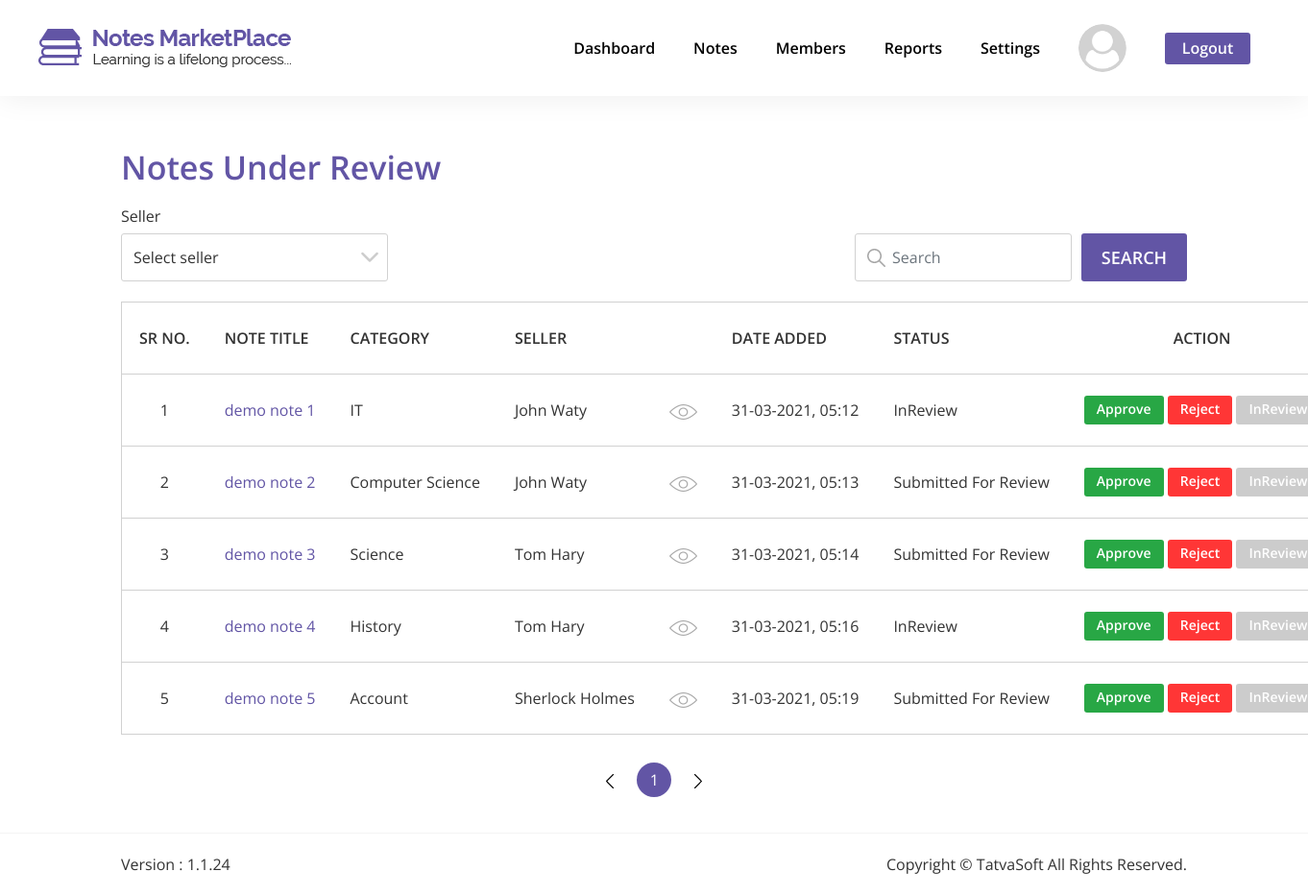
The app's page /Admin/html/notes-under-review.php (signed in) with its own data.
### tables this page shows
CREATE TABLE `system_configuration` (
  `SysConfigID` int(11) NOT NULL,
  `Key` varchar(100) NOT NULL,
  `Value` mediumtext NOT NULL,
  `CreatedDate` datetime DEFAULT current_timestamp(),
  `CreatedBy` int(11) DEFAULT NULL,
  `ModifiedDate` datetime DEFAULT NULL ON UPDATE current_timestamp(),
  `ModifiedBy` int(11) DEFAULT NULL,
  `IsActive` bit(1) NOT NULL DEFAULT b'1'
);

CREATE TABLE `seller_notes` (
  `NoteID` int(11) NOT NULL,
  `SellerID` int(11) NOT NULL,
  `Status` int(11) NOT NULL,
  `ActionedBy` int(11) DEFAULT NULL,
  `AdminRemarks` mediumtext DEFAULT NULL,
  `PublishedDate` datetime DEFAULT NULL,
  `Title` varchar(100) NOT NULL,
  `Category` int(11) NOT NULL,
  `DisplayPicture` varchar(500) DEFAULT NULL,
  `NoteType` int(11) DEFAULT NULL,
  `NumberOfPages` int(11) DEFAULT NULL,
  `Description` mediumtext NOT NULL,
  `UniversityName` varchar(200) DEFAULT NULL,
  `Country` int(11) DEFAULT NULL,
  `Course` varchar(100) DEFAULT NULL,
  `CourseCode` varchar(100) DEFAULT NULL,
  `Professor` varchar(100) DEFAULT NULL,
  `IsPaid` bit(1) NOT NULL,
  `SellingPrice` decimal(10,0) DEFAULT NULL,
  `NotesPreview` mediumtext DEFAULT NULL,
  `CreatedDate` datetime DEFAULT current_timestamp(),
  `CreatedBy` int(11) DEFAULT NULL,
  `ModifiedDate` datetime DEFAULT NULL ON UPDATE current_timestamp(),
  `ModifiedBy` int(11) DEFAULT NULL,
  `IsActive` bit(1) NOT NULL DEFAULT b'1'
);

CREATE TABLE `note_categories` (
  `CategoryID` int(11) NOT NULL,
  `Name` varchar(100) NOT NULL,
  `Description` mediumtext NOT NULL,
  `CreatedDate` datetime DEFAULT current_timestamp(),
  `CreatedBy` int(11) DEFAULT NULL,
  `ModifiedDate` datetime DEFAULT NULL ON UPDATE current_timestamp(),
  `ModifiedBy` int(11) DEFAULT NULL,
  `IsActive` bit(1) NOT NULL DEFAULT b'1'
);

CREATE TABLE `users` (
  `UserID` int(11) NOT NULL,
  `RoleID` int(11) NOT NULL DEFAULT 3,
  `FirstName` varchar(50) NOT NULL,
  `LastName` varchar(50) NOT NULL,
  `EmailID` varchar(100) NOT NULL,
  `Password` varchar(24) NOT NULL,
  `IsEmailVerified` bit(1) NOT NULL DEFAULT b'0',
  `CreatedDate` datetime DEFAULT current_timestamp(),
  `CreatedBy` int(11) DEFAULT NULL,
  `ModifiedDate` datetime DEFAULT NULL ON UPDATE current_timestamp(),
  `ModifiedBy` int(11) DEFAULT NULL,
  `IsActive` bit(1) NOT NULL DEFAULT b'1'
);

### Admin/includes/user-dp.php (called while the page is built, shortened)
<?php
if (isset($_SESSION['UserLoggedIn'])) {
    $UserID = $_SESSION['UserID'];
    $profile_query = "SELECT * FROM users u JOIN user_profile up ON u.UserID = up.UserID WHERE u.UserID = {$UserID} ";
    $profile_query_result = mysqli_query($connection, $profile_query);
    $get_default_dp = mysqli_query($connection, "SELECT * FROM system_configuration c WHERE c.Key = 'DefaultMemberDisplayPicture' ");
    $get_default_dp_path = mysqli_fetch_assoc($get_default_dp)['Value'];
    if (mysqli_num_rows($profile_query_result) != 0) {
        $getUserDP = "SELECT ProfilePicture FROM user_profile WHERE UserID = {$UserID} ";
        $getUserDP_query = mysqli_query($connection, $getUserDP);
        confirmQuery($getUserDP_query);
        $getUserDP_row = mysqli_fetch_assoc($getUserDP_query);
        $DP_name = $getUserDP_row['ProfilePicture'];
        if ($DP_name != null) {
            $user_dp_path = $DP_name;
        } else {
            $user_dp_path = $get_default_dp_path;
        }
    } else {
        $user_dp_path = $get_default_dp_path;
    }
}

### Admin/html/notes-under-review.php (the view, shortened to what this page needs)
<?php include "../includes/head.php"; ?>
<body>
    <section id="notes-under-review" class="admin-manage-page">
        <div class="only-white-nav extra-style-nav only-white-nav-with-mb">
            <header class="site-header">
                <div class="header-wrapper">
                    <div class="logo-wrapper">
                        <a href="dashboard.php" title="Site Logo">
                            <img src="../images/logo/dark-logo.png" alt="Logo">
                        </a>
                    </div>
                    <div class="navigation-wrapper">
                        <nav class="main-nav">
                            <ul class="menu-navigation">
                                <li>
                                    <a class="hover-bottom-border" href="dashboard.php">Dashboard</a>
                                </li>
                                <li>
                                    <div class="dropdown notes-btn-dropdown">
                                        <a class="hover-bottom-border" role="button" id="notes-dropdown-lable" data-toggle="dropdown" aria-haspopup="true" aria-expanded="false">Notes</a>
                                    </div>
                                </li>
                                <li>
                                    <a class="hover-bottom-border" href="members.php">Members</a>
                                </li>
                                <li>
                                    <div class="dropdown reports-btn-dropdown">
                                        <a class="hover-bottom-border" role="button" id="reports-dropdown-lable" data-toggle="dropdown" aria-haspopup="true" aria-expanded="false">Reports</a>
                                    </div>
                                </li>
                                <li>
                                    <div class="dropdown settings-btn-dropdown">
                                        <a class="hover-bottom-border" role="button" id="settings-dropdown-lable" data-toggle="dropdown" aria-haspopup="true" aria-expanded="false">Settings</a>
                                    </div>
                                </li>
                                <li class="logged-in-user-photo-li">
                                    <div class="dropdown user-picture-dropdown">
                                        <a href="#" role="button" id="dropdownMenuLink" data-toggle="dropdown" aria-haspopup="true" aria-expanded="false">
                                            <div class="logged-in-user-photo">
                                                <img src="<?php echo $user_dp_path; ?>" alt="User Photo" class="rounded-circle">
                                            </div>
                                        </a>
                                    </div>
                                </li>
                                <li>
                                    <a class="btn btn-general btn-purple logout-link" href="javascript:void(0)">Logout</a>
                                </li>
                            </ul>
                        </nav>
                    </div>
                </div>
            </header>
        </div>
        <div class="content-box-lg">
            <div class="container">
                <div class="row no-gutters">
                    <div class="col-lg-12 col-md-12 col-sm-12 col-12 text-left box-heading-wrapper">
                        <p class="box-heading">Notes Under Review</p>
                    </div>
                    <div class="col-lg-3 col-md-3 col-sm-3 col-12 text-left">
                        <div class="form-group">
                            <label for="" class="info-label">Seller</label>
                            <select id="notes-under-review-search-by-seller" class="form-control input-box-style">
                                <option value="" selected>Select seller</option>
                            </select>
                            <div class="select-down-arrow"><img class="select-down-arrow-img" src="../images/Dashboard/down-arrow.png" alt="eye"></div>
                        </div>
                    </div>
                    <div class="col-lg-9 col-md-9 col-sm-9 col-12">
                        <div class="row no-gutters general-search-bar-btn-wrapper">
                            <div class="form-group has-search-bar">
                                <span class="search-symbol"><img src="../images/Dashboard/search-icon.png" alt=""></span>
                                <input id="notes-under-review-search-bar" type="text" class="form-control input-box-style search-notes-bar" placeholder="Search">
                            </div>
                            <button id="notes-under-review-search-btn" class="btn btn-general btn-purple general-search-bar-btn">Search</button>
                        </div>
                    </div>
                </div>
            </div>
            <div class="container">
                <div class="notes-under-review-table general-table-responsive">
                    <div class="table-responsive-xl">
                        <table class="table table-bordered" id="notes-under-review-table">
                            <thead>
                                <tr>
                                    <th scope="col" class="text-center" data-orderable="false">Sr no.</th>
                                    <th scope="col">Note title</th>
                                    <th scope="col">Category</th>
                                    <th scope="col">Seller</th>
                                    <th scope="col" data-orderable="false"></th>
                                    <th scope="col">Date Added</th>
                                    <th scope="col">status</th>
                                    <th scope="col" class="text-center" data-orderable="false">action</th>
                                </tr>
                            </thead>
                            <tbody>
                                <?php
                                $notes_under_review = "SELECT * FROM seller_notes WHERE IsActive = 1 AND (Status = 7 OR Status = 8) ";
                                $notes_under_review_query = mysqli_query($connection, $notes_under_review);
                                while ($row = mysqli_fetch_assoc($notes_under_review_query)) {
                                    $note_id = $row['NoteID'];
                                    $note_title = $row['Title'];
                                    $note_category = mysqli_fetch_assoc(mysqli_query($connection, "SELECT Name FROM note_categories WHERE CategoryID = {$row['Category']} AND IsActive = 1 "))['Name'];
                                    $note_publisher_id = $row['SellerID'];
                                    $note_publisher_row = mysqli_fetch_assoc(mysqli_query($connection, "SELECT * FROM users WHERE UserID = {$note_publisher_id} AND IsActive = 1 "));
                                    $note_publisher_fullname = $note_publisher_row['FirstName'] . " " . $note_publisher_row['LastName'];
                                    $note_created_date = date("d-m-Y, h:i", strtotime($row['CreatedDate']));
                                    $note_created_date_str = strtotime($note_created_date);
                                    $note_status_id = $row['Status'];
                                    if ($note_status_id == 7) {
                                        $note_status = 'Submitted For Review';
                                    } else {
                                        $note_status = 'InReview';
                                    }
                                ?>
                                    <tr>
                                        <td class="text-center"></td>
                                        <td class="purple-td"><a href='note-details.php?note_id=<?php echo $note_id; ?>'><?php echo $note_title; ?></a></td>
                                        <td><?php echo $note_category; ?></td>
                                        <td><?php echo $note_publisher_fullname; ?></td>
                                        <td class="text-center">
                                            <a href="member-details.php?m_id=<?php echo $note_publisher_id; ?>"><img class="eye-img-in-table" src="../images/Dashboard/eye.png" alt="edit"></a>
                                        </td>
                                        <td data-sort="<?php echo $note_created_date_str; ?>"><?php echo $note_created_date; ?></td>
                                        <td><?php echo $note_status; ?></td>
                                        <td>
                                            <a href="" class="btn action-btn-in-table approve-btn" data-note-id="<?php echo $note_id; ?>" data-toggle="modal" data-target="#approveNoteModal">Approve</a>
                                            <a href="" class="btn action-btn-in-table reject-btn" rel="<?php echo $note_id; ?>" data-note-name="<?php echo $note_title; ?>" data-toggle="modal" data-target="#rejectNoteModal">Reject</a>
                                            <a href="" class="btn action-btn-in-table inreview-btn" data-note-id="<?php echo $note_id; ?>" data-toggle="modal" data-target="#inReviewNoteModal">InReview</a>
                                        </td>
                                    </tr>
                                <?php
                                }
                                ?>
                            </tbody>
                        </table>
                    </div>
                </div>
            </div>
        </div>
        <?php include "../includes/footer.php"; ?>
    </section>
</body>
</html>

### records on screen
system_configuration: Value (placeholder picture)
seller_notes: Title "demo note 2", Category.Name "Computer Science", SellerID.LastName "John Waty", CreatedDate "31-03-2021, 05:13", Status "Submitted For Review"
seller_notes: Title "demo note 3", Category.Name "Science", SellerID.LastName "Tom Hary", CreatedDate "31-03-2021, 05:14", Status "Submitted For Review"
seller_notes: Title "demo note 5", Category.Name "Account", SellerID.LastName "Sherlock Holmes", CreatedDate "31-03-2021, 05:19", Status "Submitted For Review"
seller_notes: Title "demo note 1", Category.Name "IT", SellerID.LastName "John Waty", CreatedDate "31-03-2021, 05:12", Status "InReview"
seller_notes: Title "demo note 4", Category.Name "History", SellerID.LastName "Tom Hary", CreatedDate "31-03-2021, 05:16", Status "InReview"
